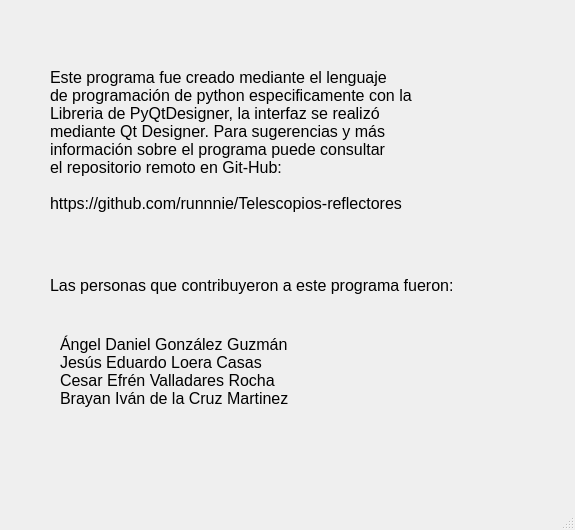
<?xml version="1.0" encoding="UTF-8"?>
<ui version="4.0">
 <class>SecondWindow</class>
 <widget class="QMainWindow" name="SecondWindow">
  <property name="geometry">
   <rect>
    <x>0</x>
    <y>0</y>
    <width>575</width>
    <height>530</height>
   </rect>
  </property>
  <property name="windowTitle">
   <string>MainWindow</string>
  </property>
  <widget class="QWidget" name="centralwidget">
   <widget class="QLabel" name="label">
    <property name="geometry">
     <rect>
      <x>50</x>
      <y>10</y>
      <width>481</width>
      <height>261</height>
     </rect>
    </property>
    <property name="font">
     <font>
      <pointsize>12</pointsize>
     </font>
    </property>
    <property name="text">
     <string>Este programa fue creado mediante el lenguaje
de programación de python especificamente con la
Libreria de PyQtDesigner, la interfaz se realizó
mediante Qt Designer. Para sugerencias y más
información sobre el programa puede consultar
el repositorio remoto en Git-Hub:

https://github.com/runnnie/Telescopios-reflectores</string>
    </property>
    <property name="wordWrap">
     <bool>true</bool>
    </property>
   </widget>
   <widget class="QLabel" name="label_2">
    <property name="geometry">
     <rect>
      <x>50</x>
      <y>260</y>
      <width>511</width>
      <height>51</height>
     </rect>
    </property>
    <property name="font">
     <font>
      <pointsize>12</pointsize>
     </font>
    </property>
    <property name="text">
     <string>Las personas que contribuyeron a este programa fueron:</string>
    </property>
   </widget>
   <widget class="QLabel" name="label_3">
    <property name="geometry">
     <rect>
      <x>60</x>
      <y>310</y>
      <width>461</width>
      <height>141</height>
     </rect>
    </property>
    <property name="font">
     <font>
      <pointsize>12</pointsize>
     </font>
    </property>
    <property name="text">
     <string>Ángel Daniel González Guzmán
Jesús Eduardo Loera Casas
Cesar Efrén Valladares Rocha
Brayan Iván de la Cruz Martinez
</string>
    </property>
   </widget>
  </widget>
  <widget class="QMenuBar" name="menubar">
   <property name="geometry">
    <rect>
     <x>0</x>
     <y>0</y>
     <width>575</width>
     <height>26</height>
    </rect>
   </property>
  </widget>
  <widget class="QStatusBar" name="statusbar"/>
 </widget>
 <resources/>
 <connections/>
</ui>
